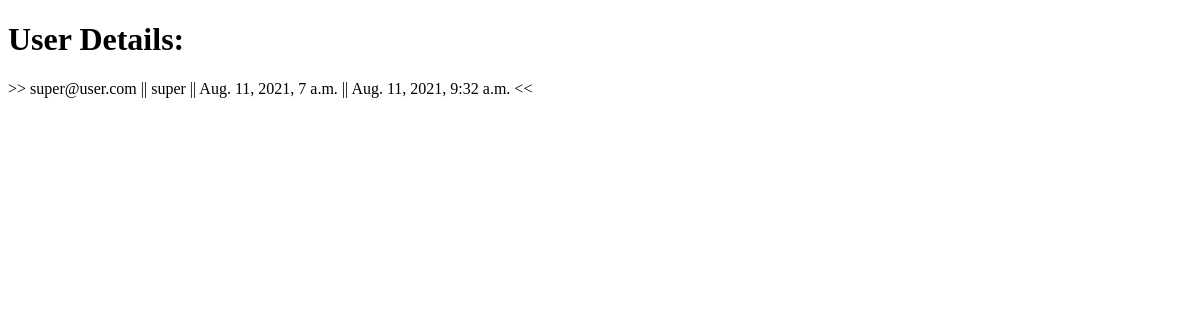
Before: /user/1/ with the older database file.
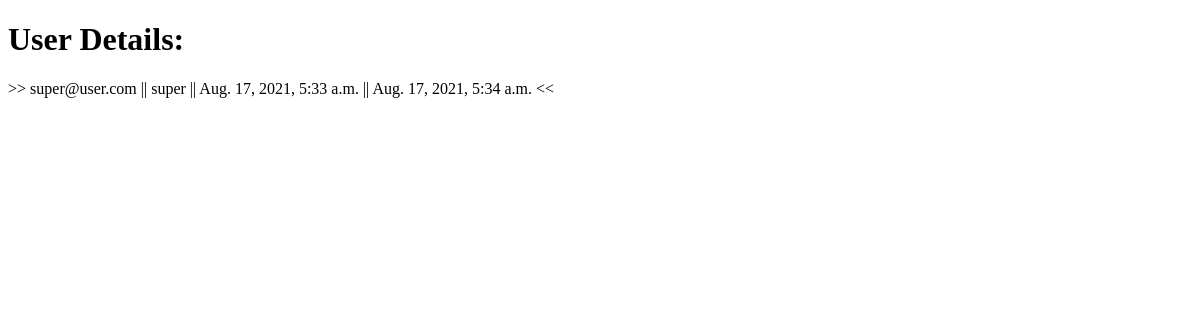
After: the same page with the newer database file.
### account/models.py (models this page shows, shortened)
class Account(AbstractBaseUser):
	email 					= models.EmailField(verbose_name="email", max_length=60, unique=True)
	username 				= models.CharField(max_length=30, unique=True)
	pic 					= models.ImageField(null=True, upload_to=get_profile_image_filepath, blank=True, default="no image")
	date_joined				= models.DateTimeField(verbose_name='date joined', auto_now_add=True)
	last_login				= models.DateTimeField(verbose_name='last login', auto_now=True)
	is_admin				= models.BooleanField(default=False)
	is_active				= models.BooleanField(default=True)
	is_staff				= models.BooleanField(default=False)
	is_superuser			= models.BooleanField(default=False)
	USERNAME_FIELD = 'email'
	REQUIRED_FIELDS = ['username']
	objects = MyAccountManager()

### personal/views.py (the view)
# urls.py: path('user/<int:num>/', views.uid, name="user"),
def uid(request, num):
	context = {}
	accid = Account.objects.get(id = num)
	context['accid'] = accid
	return render(request, 'user.html', context)

### personal/templates/user.html (shortened to what this page needs)
<!DOCTYPE html>
<html>
<head>
</head>
<body>
	<div>
		<h1>User Details:</h1>
		>> {{ accid.email }} || {{ accid.username }} || {{ accid.date_joined }} || {{ accid.last_login }} <<
		<br>
	</div>
</body>
</html>

Changed rows visible on the page:
changed Account "super@user.com": date_joined "Aug. 11, 2021, 7 a.m." → "Aug. 17, 2021, 5:33 a.m."; last_login "Aug. 11, 2021, 9:32 a.m." → "Aug. 17, 2021, 5:34 a.m."
